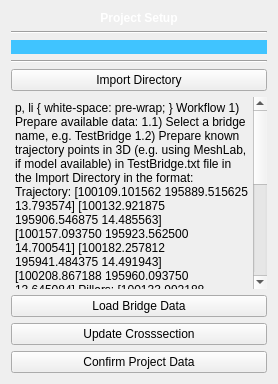
        <widget class="QWidget" name="tab0ButtonsPage">
         <layout class="QVBoxLayout" name="tab0Layout">
          <item>
           <widget class="QLabel" name="tab0Label">
            <property name="styleSheet">
             <string>color: white; font-weight: bold; text-align: center;</string>
            </property>
            <property name="text">
             <string>Project Setup</string>
            </property>
            <property name="alignment">
             <set>Qt::AlignCenter</set>
            </property>
           </widget>
          </item>
          <item>
           <widget class="Line" name="line_4">
            <property name="orientation">
             <enum>Qt::Horizontal</enum>
            </property>
           </widget>
          </item>
          <item>
           <widget class="QLabel" name="label">
            <property name="styleSheet">
             <string notr="true">QLabel {
    background-color: #40C4FF;
    border: none;
}</string>
            </property>
            <property name="text">
             <string/>
            </property>
            <property name="pixmap">
             <pixmap resource="orbit/resources/Orbit.qrc">:/icons/icons/Sponsors.png</pixmap>
            </property>
           </widget>
          </item>
          <item>
           <widget class="Line" name="line_14">
            <property name="orientation">
             <enum>Qt::Horizontal</enum>
            </property>
           </widget>
          </item>
          <item>
           <widget class="QPushButton" name="btn_tab0_ImportDirectory">
            <property name="toolTip">
             <string>Select input directory containing bridge data files (.xlsx, .kml, .csv, .txt, .png)</string>
            </property>
            <property name="text">
             <string>Import Directory</string>
            </property>
           </widget>
          </item>
          <item>
           <widget class="QTextEdit" name="textEdit">
            <property name="enabled">
             <bool>true</bool>
            </property>
            <property name="styleSheet">
             <string notr="true">QTextEdit {
    border: none;
    background: transparent;
}</string>
            </property>
            <property name="readOnly">
             <bool>true</bool>
            </property>
            <property name="html">
             <string>&lt;!DOCTYPE HTML PUBLIC &quot;-//W3C//DTD HTML 4.0//EN&quot; &quot;http://www.w3.org/TR/REC-html40/strict.dtd&quot;&gt;
&lt;html&gt;&lt;head&gt;&lt;meta name=&quot;qrichtext&quot; content=&quot;1&quot; /&gt;&lt;style type=&quot;text/css&quot;&gt;
p, li { white-space: pre-wrap; }
&lt;/style&gt;&lt;/head&gt;&lt;body style=&quot; font-family:'MS Shell Dlg 2'; font-size:8.25pt; font-weight:400; font-style:normal;&quot;&gt;
&lt;p align=&quot;center&quot; style=&quot; margin-top:0px; margin-bottom:0px; margin-left:0px; margin-right:0px; -qt-block-indent:0; text-indent:0px;&quot;&gt;&lt;span style=&quot; font-size:10pt; font-weight:600; text-decoration: underline; color:#e7e7e7;&quot;&gt;Workflow&lt;/span&gt;&lt;/p&gt;
&lt;p align=&quot;center&quot; style=&quot;-qt-paragraph-type:empty; margin-top:0px; margin-bottom:0px; margin-left:0px; margin-right:0px; -qt-block-indent:0; text-indent:0px; font-size:10pt; font-weight:600; text-decoration: underline; color:#e7e7e7;&quot;&gt;&lt;br /&gt;&lt;/p&gt;
&lt;p style=&quot; margin-top:0px; margin-bottom:0px; margin-left:0px; margin-right:0px; -qt-block-indent:0; text-indent:0px;&quot;&gt;&lt;span style=&quot; font-size:9pt; color:#e7e7e7;&quot;&gt;1) Prepare available data:&lt;/span&gt;&lt;/p&gt;
&lt;p style=&quot;-qt-paragraph-type:empty; margin-top:0px; margin-bottom:0px; margin-left:0px; margin-right:0px; -qt-block-indent:0; text-indent:0px;&quot;&gt;&lt;br /&gt;&lt;/p&gt;
&lt;p style=&quot; margin-top:0px; margin-bottom:0px; margin-left:0px; margin-right:0px; -qt-block-indent:0; text-indent:0px;&quot;&gt;&lt;span style=&quot; font-size:9pt; color:#e7e7e7;&quot;&gt;1.1) Select a bridge name, e.g. &lt;/span&gt;&lt;span style=&quot; font-size:9pt; color:#00aaff;&quot;&gt;TestBridge&lt;/span&gt;&lt;/p&gt;
&lt;p style=&quot;-qt-paragraph-type:empty; margin-top:0px; margin-bottom:0px; margin-left:0px; margin-right:0px; -qt-block-indent:0; text-indent:0px;&quot;&gt;&lt;br /&gt;&lt;/p&gt;
&lt;p style=&quot; margin-top:0px; margin-bottom:0px; margin-left:0px; margin-right:0px; -qt-block-indent:0; text-indent:0px;&quot;&gt;&lt;span style=&quot; font-size:9pt; color:#e7e7e7;&quot;&gt;1.2) Prepare known trajectory points in 3D (e.g. using MeshLab, if model available) in TestBridge.txt file in the &lt;/span&gt;&lt;span style=&quot; font-size:9pt; color:#00aaff;&quot;&gt;Import Directory&lt;/span&gt;&lt;span style=&quot; font-size:9pt; color:#e7e7e7;&quot;&gt; in the format:&lt;/span&gt;&lt;/p&gt;
&lt;p style=&quot; margin-top:0px; margin-bottom:0px; margin-left:0px; margin-right:0px; -qt-block-indent:0; text-indent:0px;&quot;&gt;&lt;span style=&quot; font-size:9pt; color:#e7e7e7;&quot;&gt;Trajectory:&lt;/span&gt;&lt;/p&gt;
&lt;p style=&quot; margin-top:0px; margin-bottom:0px; margin-left:0px; margin-right:0px; -qt-block-indent:0; text-indent:0px;&quot;&gt;&lt;span style=&quot; font-size:8pt; color:#e7e7e7;&quot;&gt;[100109.101562 195889.515625 13.793574]&lt;/span&gt;&lt;/p&gt;
&lt;p style=&quot; margin-top:0px; margin-bottom:0px; margin-left:0px; margin-right:0px; -qt-block-indent:0; text-indent:0px;&quot;&gt;&lt;span style=&quot; font-size:8pt; color:#e7e7e7;&quot;&gt;[100132.921875 195906.546875 14.485563]&lt;/span&gt;&lt;/p&gt;
&lt;p style=&quot; margin-top:0px; margin-bottom:0px; margin-left:0px; margin-right:0px; -qt-block-indent:0; text-indent:0px;&quot;&gt;&lt;span style=&quot; font-size:8pt; color:#e7e7e7;&quot;&gt;[100157.093750 195923.562500 14.700541]&lt;/span&gt;&lt;/p&gt;
&lt;p style=&quot; margin-top:0px; margin-bottom:0px; margin-left:0px; margin-right:0px; -qt-block-indent:0; text-indent:0px;&quot;&gt;&lt;span style=&quot; font-size:8pt; color:#e7e7e7;&quot;&gt;[100182.257812 195941.484375 14.491943]&lt;/span&gt;&lt;/p&gt;
&lt;p style=&quot; margin-top:0px; margin-bottom:0px; margin-left:0px; margin-right:0px; -qt-block-indent:0; text-indent:0px;&quot;&gt;&lt;span style=&quot; font-size:8pt; color:#e7e7e7;&quot;&gt;[100208.867188 195960.093750 13.645084]&lt;/span&gt;&lt;/p&gt;
&lt;p style=&quot; margin-top:0px; margin-bottom:0px; margin-left:0px; margin-right:0px; -qt-block-indent:0; text-indent:0px;&quot;&gt;&lt;span style=&quot; font-size:9pt; color:#e7e7e7;&quot;&gt;Pillars:&lt;/span&gt;&lt;/p&gt;
&lt;p style=&quot; margin-top:0px; margin-bottom:0px; margin-left:0px; margin-right:0px; -qt-block-indent:0; text-indent:0px;&quot;&gt;&lt;span style=&quot; font-size:8pt; color:#e7e7e7;&quot;&gt;[100133.992188 195914.203125 6.784123]&lt;/span&gt;&lt;/p&gt;
&lt;p style=&quot; margin-top:0px; margin-bottom:0px; margin-left:0px; margin-right:0px; -qt-block-indent:0; text-indent:0px;&quot;&gt;&lt;span style=&quot; font-size:8pt; color:#e7e7e7;&quot;&gt;[100134.429688 195900.734375 6.921566]&lt;/span&gt;&lt;/p&gt;
&lt;p style=&quot; margin-top:0px; margin-bottom:0px; margin-left:0px; margin-right:0px; -qt-block-indent:0; text-indent:0px;&quot;&gt;&lt;span style=&quot; font-size:8pt; color:#e7e7e7;&quot;&gt;[100183.953125 195949.078125 7.142460]&lt;/span&gt;&lt;/p&gt;
&lt;p style=&quot; margin-top:0px; margin-bottom:0px; margin-left:0px; margin-right:0px; -qt-block-indent:0; text-indent:0px;&quot;&gt;&lt;span style=&quot; font-size:8pt; color:#e7e7e7;&quot;&gt;[100184.062500 195936.015625 7.130339]&lt;/span&gt;&lt;/p&gt;
&lt;p style=&quot;-qt-paragraph-type:empty; margin-top:0px; margin-bottom:0px; margin-left:0px; margin-right:0px; -qt-block-indent:0; text-indent:0px;&quot;&gt;&lt;br /&gt;&lt;/p&gt;
&lt;p style=&quot; margin-top:0px; margin-bottom:0px; margin-left:0px; margin-right:0px; -qt-block-indent:0; text-indent:0px;&quot;&gt;&lt;span style=&quot; font-size:9pt; color:#e7e7e7;&quot;&gt;1.3) Prepare a technical drawing of a crosssection and give the inside a blue fill. &lt;/span&gt;&lt;/p&gt;
&lt;p style=&quot; margin-top:0px; margin-bottom:0px; margin-left:0px; margin-right:0px; -qt-block-indent:0; text-indent:0px;&quot;&gt;&lt;span style=&quot; font-size:9pt; color:#e7e7e7;&quot;&gt;Mark the longest distance in green to extract the scale = &lt;/span&gt;&lt;span style=&quot; font-size:9pt; color:#00aaff;&quot;&gt;input_scale_meters&lt;/span&gt;&lt;/p&gt;
&lt;p style=&quot; margin-top:0px; margin-bottom:0px; margin-left:0px; margin-right:0px; -qt-block-indent:0; text-indent:0px;&quot;&gt;&lt;span style=&quot; font-size:9pt; color:#e7e7e7;&quot;&gt;Save it in the &lt;/span&gt;&lt;span style=&quot; font-size:9pt; color:#00aaff;&quot;&gt;Import Directory&lt;/span&gt;&lt;span style=&quot; font-size:9pt; color:#e7e7e7;&quot;&gt; as &lt;/span&gt;&lt;span style=&quot; font-size:9pt; color:#00aaff;&quot;&gt;TestBridge&lt;/span&gt;&lt;span style=&quot; font-size:9pt; color:#e7e7e7;&quot;&gt;_&lt;/span&gt;&lt;span style=&quot; font-size:9pt; color:#00aaff;&quot;&gt;crosssection.png&lt;/span&gt;&lt;/p&gt;
&lt;p style=&quot;-qt-paragraph-type:empty; margin-top:0px; margin-bottom:0px; margin-left:0px; margin-right:0px; -qt-block-indent:0; text-indent:0px;&quot;&gt;&lt;br /&gt;&lt;/p&gt;
&lt;p style=&quot; margin-top:0px; margin-bottom:0px; margin-left:0px; margin-right:0px; -qt-block-indent:0; text-indent:0px;&quot;&gt;&lt;span style=&quot; font-size:9pt; color:#e7e7e7;&quot;&gt;2.0) Use &lt;/span&gt;&lt;span style=&quot; font-size:9pt; font-weight:600; color:#e7e7e7;&quot;&gt;Update Bridge Dat&lt;/span&gt;&lt;span style=&quot; font-size:9pt; color:#e7e7e7;&quot;&gt;a and select the import file, if available and select appropriate coordinate system and datum.&lt;/span&gt;&lt;/p&gt;
&lt;p style=&quot; margin-top:0px; margin-bottom:0px; margin-left:0px; margin-right:0px; -qt-block-indent:0; text-indent:0px;&quot;&gt;&lt;span style=&quot; font-size:9pt; color:#e7e7e7;&quot;&gt;Else, keep project in &lt;/span&gt;&lt;span style=&quot; font-size:9pt; color:#00aaff;&quot;&gt;WGS84&lt;/span&gt;&lt;span style=&quot; font-size:9pt; color:#e7e7e7;&quot;&gt; and &lt;/span&gt;&lt;span style=&quot; font-size:9pt; color:#00aaff;&quot;&gt;agl&lt;/span&gt;&lt;span style=&quot; font-size:9pt; color:#e7e7e7;&quot;&gt; = Above Ground Level&lt;/span&gt;&lt;/p&gt;
&lt;p style=&quot;-qt-paragraph-type:empty; margin-top:0px; margin-bottom:0px; margin-left:0px; margin-right:0px; -qt-block-indent:0; text-indent:0px;&quot;&gt;&lt;br /&gt;&lt;/p&gt;
&lt;p style=&quot; margin-top:0px; margin-bottom:0px; margin-left:0px; margin-right:0px; -qt-block-indent:0; text-indent:0px;&quot;&gt;&lt;span style=&quot; font-size:9pt; color:#e7e7e7;&quot;&gt;2.1) Use &lt;/span&gt;&lt;span style=&quot; font-size:9pt; font-weight:600; color:#e7e7e7;&quot;&gt;Update Cross section&lt;/span&gt;&lt;span style=&quot; font-size:9pt; color:#e7e7e7;&quot;&gt; to extract the cross section appropriately&lt;/span&gt;&lt;/p&gt;
&lt;p style=&quot;-qt-paragraph-type:empty; margin-top:0px; margin-bottom:0px; margin-left:0px; margin-right:0px; -qt-block-indent:0; text-indent:0px;&quot;&gt;&lt;br /&gt;&lt;/p&gt;
&lt;p style=&quot; margin-top:0px; margin-bottom:0px; margin-left:0px; margin-right:0px; -qt-block-indent:0; text-indent:0px;&quot;&gt;&lt;span style=&quot; font-size:9pt; color:#e7e7e7;&quot;&gt;2.2) &lt;/span&gt;&lt;span style=&quot; font-size:9pt; font-weight:600; color:#e7e7e7;&quot;&gt;Confirm the project&lt;/span&gt;&lt;/p&gt;
&lt;p style=&quot;-qt-paragraph-type:empty; margin-top:0px; margin-bottom:0px; margin-left:0px; margin-right:0px; -qt-block-indent:0; text-indent:0px; font-size:9pt;&quot;&gt;&lt;br /&gt;&lt;/p&gt;
&lt;p style=&quot;-qt-paragraph-type:empty; margin-top:0px; margin-bottom:0px; margin-left:0px; margin-right:0px; -qt-block-indent:0; text-indent:0px;&quot;&gt;&lt;br /&gt;&lt;/p&gt;&lt;/body&gt;&lt;/html&gt;</string>
            </property>
           </widget>
          </item>
          <item>
           <widget class="QPushButton" name="btn_tab0_LoadBridgeData">
            <property name="enabled">
             <bool>true</bool>
            </property>
            <property name="toolTip">
             <string>Update project data based on import files, e.g. 3D trajectory data in various formats and crosssection .png</string>
            </property>
            <property name="styleSheet">
             <string notr="true">
QToolTip {
    color: white;
    background-color:rgb(0, 64, 122);
    border: 1px solid white;
}
</string>
            </property>
            <property name="text">
             <string>Load Bridge Data</string>
            </property>
           </widget>
          </item>
          <item>
           <widget class="QPushButton" name="btn_tab0_updateData">
            <property name="enabled">
             <bool>true</bool>
            </property>
            <property name="toolTip">
             <string>Update cross-section shape extraction from image with current parameters (scale, epsilon)</string>
            </property>
            <property name="styleSheet">
             <string notr="true">
QToolTip {
    color: white;
    background-color:rgb(0, 64, 122);
    border: 1px solid white;
}
</string>
            </property>
            <property name="text">
             <string>Update Crosssection</string>
            </property>
           </widget>
          </item>
          <item>
           <widget class="QPushButton" name="btn_tab0_ConfirmProjectData">
            <property name="enabled">
             <bool>true</bool>
            </property>
            <property name="toolTip">
             <string>Confirm project data and prepare for 3D modeling</string>
            </property>
            <property name="styleSheet">
             <string notr="true">
QToolTip {
    color: white;
    background-color:rgb(0, 64, 122);
    border: 1px solid white;
}
</string>
            </property>
            <property name="text">
             <string>Confirm Project Data</string>
            </property>
           </widget>
          </item>
         </layout>
        </widget>
